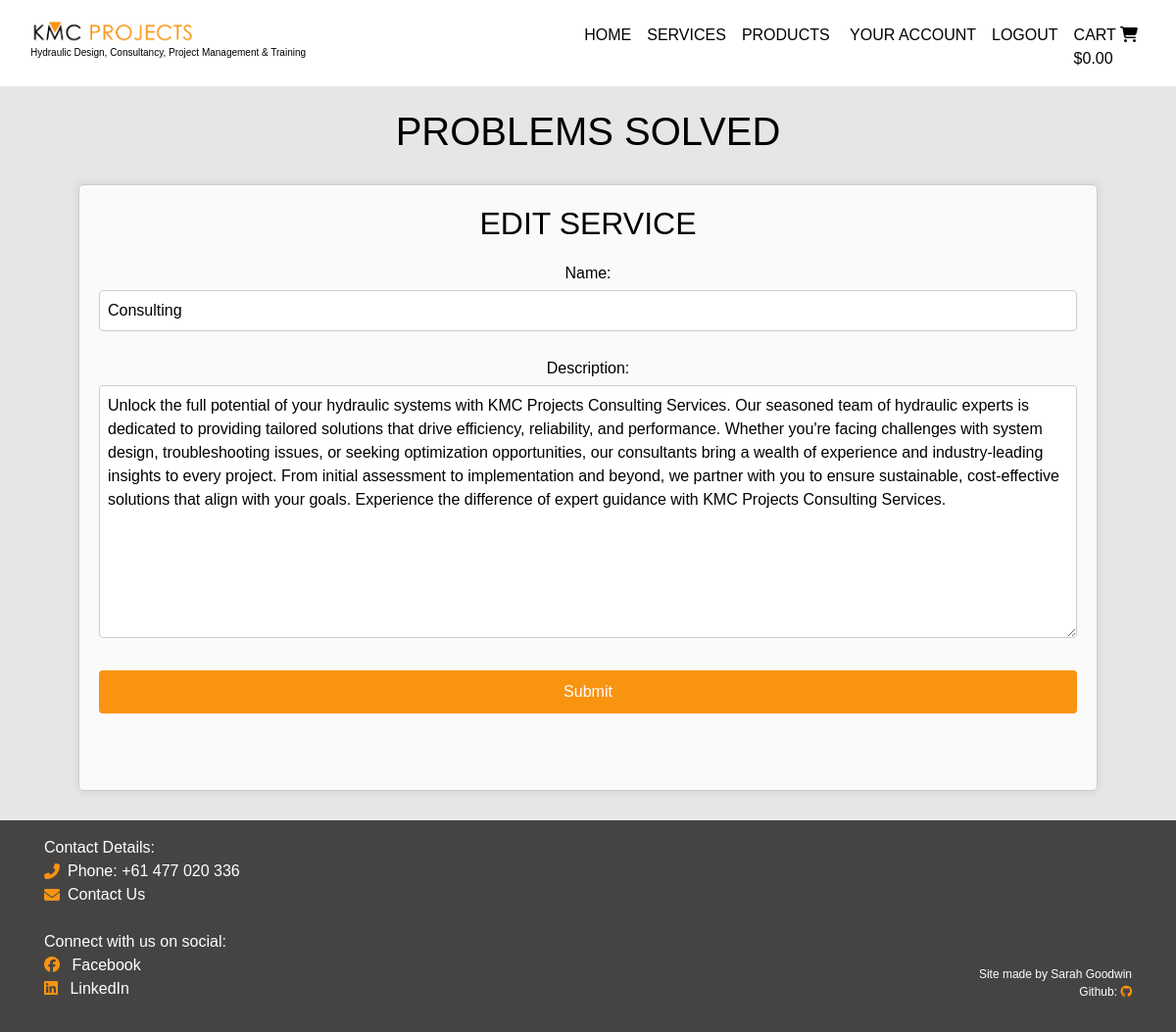
/services/services/edit/1/ (signed in), run on the app's committed database.
### services/models.py (models this page shows, shortened)
class Services(models.Model):
    name = models.CharField(max_length=100)
    sku = models.CharField(max_length=254, null=True, blank=True, unique=True)
    description = models.TextField(max_length=1000)
    created_on = models.DateTimeField(auto_now_add=True)
    updated_on = models.BooleanField(default=False)

### services/views.py (the view, shortened to what this page needs)
# urls.py: path("services/edit/<int:pk>/", EditServiceView.as_view(), name="edit_service"),
class EditServiceView(LoginRequiredMixin, UpdateView):
    model = Services
    template_name = "services/edit_service.html"
    form_class = EditServiceForm
    success_url = reverse_lazy("services")

### services/forms.py
class EditServiceForm(forms.ModelForm):
    class Meta:
        model = Services
        fields = [
            "name",
            "description",
        ]

### cart/context.py (called while the page is built, shortened)
def cart_contents(request):
    cart_items = []
    total = 0
    item_count = 0
    cart = request.session.get('cart', {})
    context = {
        'cart_items': cart_items,
        'total': total,
        'item_count': item_count,
    }
    return context

### services/templates/services/edit_service.html (shortened to what this page needs)
{% extends "base.html" %}
{% load static %}
{% load crispy_forms_tags %}
{% block content %}
<div class="content-wrapper">
    <h1 class="home-heading">Problems Solved</h1>
    <div class="homepage-box-form">
        <h2 class="form-heading">Edit Service</h2>
                  <form class="mb-5" method="POST" enctype="multipart/form-data">
                    <p>
                      {{ form.name.label_tag}}
                      {{ form.name }}
                    </p>
                    <p>
                      {{ form.description.label_tag }}
                      {{ form.description }}
                    </p>
                    <input class="btn btn-success" type="submit" name="update" />
                  </form>
    </div>
</div>
{% endblock %}

### static/css/base.css (style rules this page uses)
body { font-family: 'proxima-nova', sans-serif; font-style: normal; font-weight: 100; color: black; background-color: #e6e6e6; }
h1, h2 { text-transform: uppercase; }
.content-wrapper { padding-top: 100px; text-align: center; }
.home-heading { font-size: 2.5rem; margin-bottom: 20px; text-transform: uppercase; margin-top: 10px; }
.form-heading { text-align: center; margin-bottom: 20px; }
.homepage-box-form { display: flex; flex-direction: column; align-items: center; justify-content: center; margin: 30px 80px; background-color: rgba(255, 255, 255, 0.8); border: 1px solid #ccc; padding: 20px; border-radius: 5px; box-shadow: 0 0 10px rgba(0, 0, 0, 0.1); }
form { width: 100%; }
label { margin-bottom: 5px; display: block; }
input, textarea { width: 100%; padding: 8px; margin-bottom: 10px; border: 1px solid #ccc; border-radius: 4px; box-sizing: border-box; }
textarea { resize: vertical; }
input[type="submit"] { width: 100%; background-color: #f99411; color: white; border: none; cursor: pointer; border-radius: 4px; padding: 10px; box-sizing: border-box; }

### data on the page
Services: name "Consulting", description "Unlock the full potential of your hydraulic systems with KMC Projects Consulting Services. Our seasoned team of hydraulic experts is dedicated to providing tailored solutions that drive efficiency, reliability, and performance. Whether you're facing challenges with system design, troubleshooting issues, or seeking optimization opportunities, our consultants bring a wealth of experience and industry-leading insights to every project. From initial assessment to implementation and beyond, we partner with you to ensure sustainable, cost-effective solutions that align with your goals. Experience the difference of expert guidance with KMC Projects Consulting Services."
